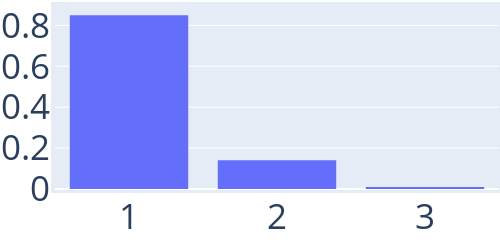

The notebook cell this image was saved under:
### Code cell
nb_samples = 200
nb_cycles = zeros(nb_samples)
mtsf_weight = zeros(nb_samples)

for i_sample in 1:nb_samples
    mtsf = multi_type_spanning_forest(rng, meta_g, q)

    # check nb roots and cycles
    cycles = get_prop(mtsf, :cycle_nodes)
    nb_cycles[i_sample] = length(cycles)
    D = props(mtsf)
    w = D[:weight]
    mtsf_weight[i_sample] = w
end    

cat_nb_cycles = string.(sort(Int.(nb_cycles)))
trace = PlotlyJS.histogram(x=cat_nb_cycles, histnorm="probability density")
layout = Layout(
    autosize=false,
    width=500,
    height=200,
    margin=attr(l=1, r=1, b=1, t=1, pad=4),
    font_size=35,
    xaxis_type="category",
)
p = PlotlyJS.plot(trace,layout)

### Figure 1 — Plotly figure (JSON) as saved in the notebook; plotly's stock layout.template omitted (floating-point values rounded to 4 significant figures; data arrays with more than 128 entries replaced by an {"elided": "..."} marker saying what was removed)
{"data": [{"histnorm": "probability density", "type": "histogram", "x": {"elided": "200 str values"}}], "layout": {"autosize": false, "font": {"size": 35}, "height": 200, "margin": {"b": 1, "l": 1, "pad": 4, "r": 1, "t": 1}, "width": 500, "xaxis": {"type": "category"}}}
